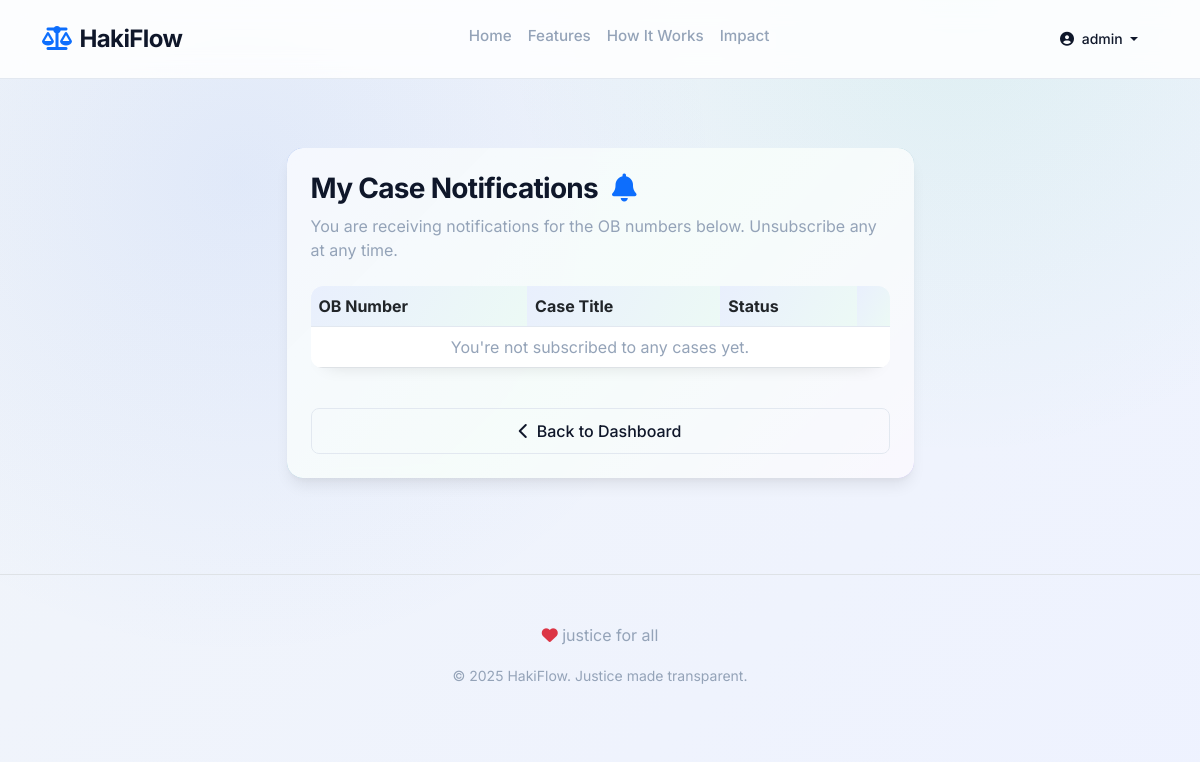
The page /notifications/ (signed in) on the database as committed earlier.
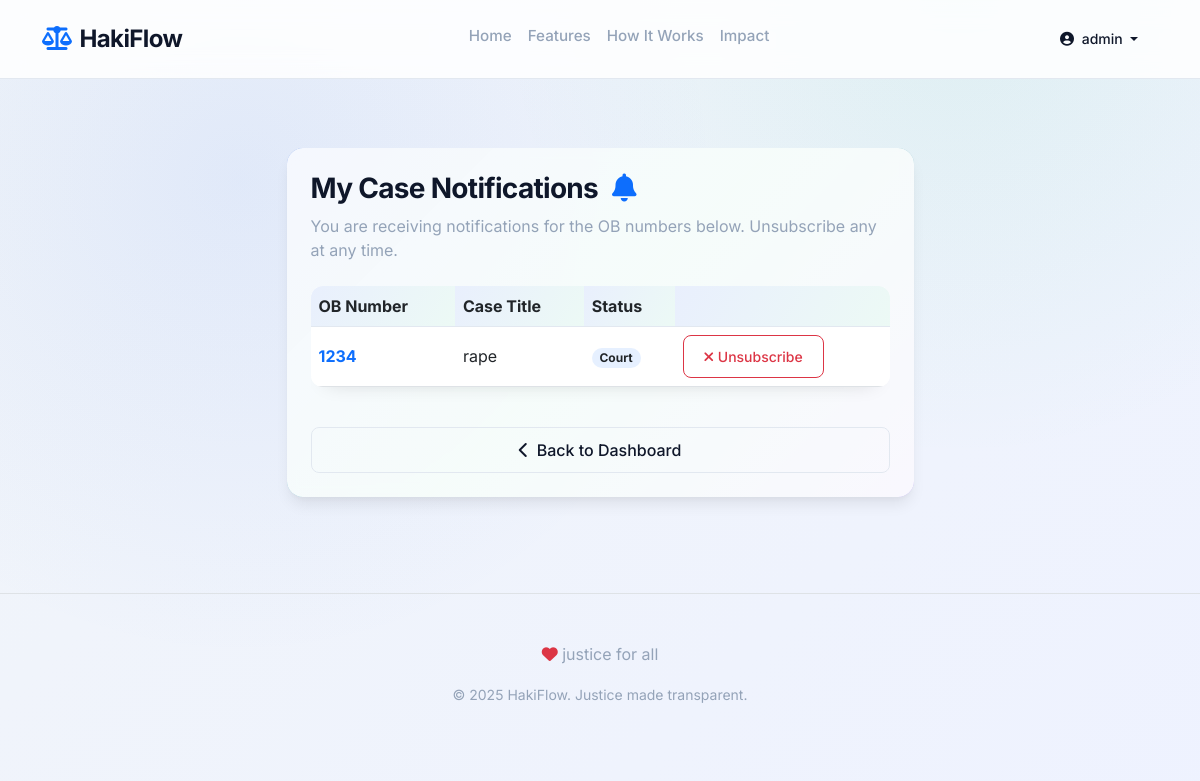
The same page on the database as committed later.
### cases/models.py (models this page shows, shortened)
class NotificationSubscription(models.Model):
    case = models.ForeignKey(Case, on_delete=models.CASCADE, related_name='subscriptions')
    email = models.EmailField()

class Case(models.Model):
    STATUS_CHOICES = [
        ('investigation', 'Investigation'),
        ('dci', 'DCI'),
        ('court', 'Court'),
        ('judgement', 'Judgement'),
    ]
    ob_number = models.CharField(max_length=50, unique=True)
    title = models.CharField(max_length=200)
    description = models.TextField()
    status = models.CharField(max_length=20, choices=STATUS_CHOICES, default='investigation')
    court_date = models.DateTimeField(null=True, blank=True)
    created_at = models.DateTimeField(auto_now_add=True)
    id_number = models.CharField(max_length=50, blank=True, null=True)

### cases/views.py (the view, shortened to what this page needs)
# urls.py: path('notifications/', views.NotificationManagementView.as_view(), name='notification_management'),
@method_decorator(login_required, name='dispatch')
class NotificationManagementView(LoginRequiredMixin, TemplateView):
    template_name = 'cases/notification_management.html'
    def get_context_data(self, **kwargs):
        context = super().get_context_data(**kwargs)
        context['subscriptions'] = NotificationSubscription.objects.filter(email=self.request.user.email)
        return context

### cases/templates/cases/notification_management.html (shortened to what this page needs)
{% extends 'cases/base.html' %}
{% block content %}
<div class="container py-5">
  <div class="row justify-content-center">
    <div class="col-lg-7">
      <div class="card p-4 border-0 shadow-lg-soft rounded-4">
        <h3 class="fw-bold">My Case Notifications <i class="fas fa-bell text-primary ms-2"></i></h3>
        <p class="text-muted mb-4">You are receiving notifications for the OB numbers below. Unsubscribe any at any time.</p>
        <div class="table-responsive">
          <table class="table align-middle">
            <thead class="bg-light">
              <tr>
                <th>OB Number</th>
                <th>Case Title</th>
                <th>Status</th>
                <th></th>
              </tr>
            </thead>
            <tbody>
              {% for sub in subscriptions %}
              <tr>
                <td class="fw-bold text-primary">{{ sub.case.ob_number }}</td>
                <td>{{ sub.case.title }}</td>
                <td>
                  <span class="badge bg-opacity-10 text-dark rounded-pill
                    {% if sub.case.status == 'investigation' %}bg-warning text-warning
                    {% elif sub.case.status == 'dci' %}bg-info text-info
                    {% elif sub.case.status == 'court' %}bg-primary text-primary
                    {% elif sub.case.status == 'judgement' %}bg-success text-success{% endif %}">
                    {{ sub.case.get_status_display }}
                  </span>
                </td>
                <td>
                  <form method="POST" style="display:inline;">
                    <button class="btn btn-sm btn-outline-danger" type="submit"><i class="fas fa-times"></i> Unsubscribe</button>
                  </form>
                </td>
              </tr>
              {% empty %}
              <tr><td colspan="4" class="text-center text-muted">You're not subscribed to any cases yet.</td></tr>
              {% endfor %}
            </tbody>
          </table>
        </div>
        <a href="{% url 'user_dashboard' %}" class="btn btn-outline-secondary mt-4"><i class="fas fa-chevron-left me-2"></i>Back to Dashboard</a>
      </div>
    </div>
  </div>
</div>
{% endblock %}

Rows that differ between the two databases and show on the page:
added NotificationSubscription: case.ob_number "1234", case "rape", case.status "Court"
Other text that changed with them:
text no longer shown: "You're not subscribed to any cases yet."
